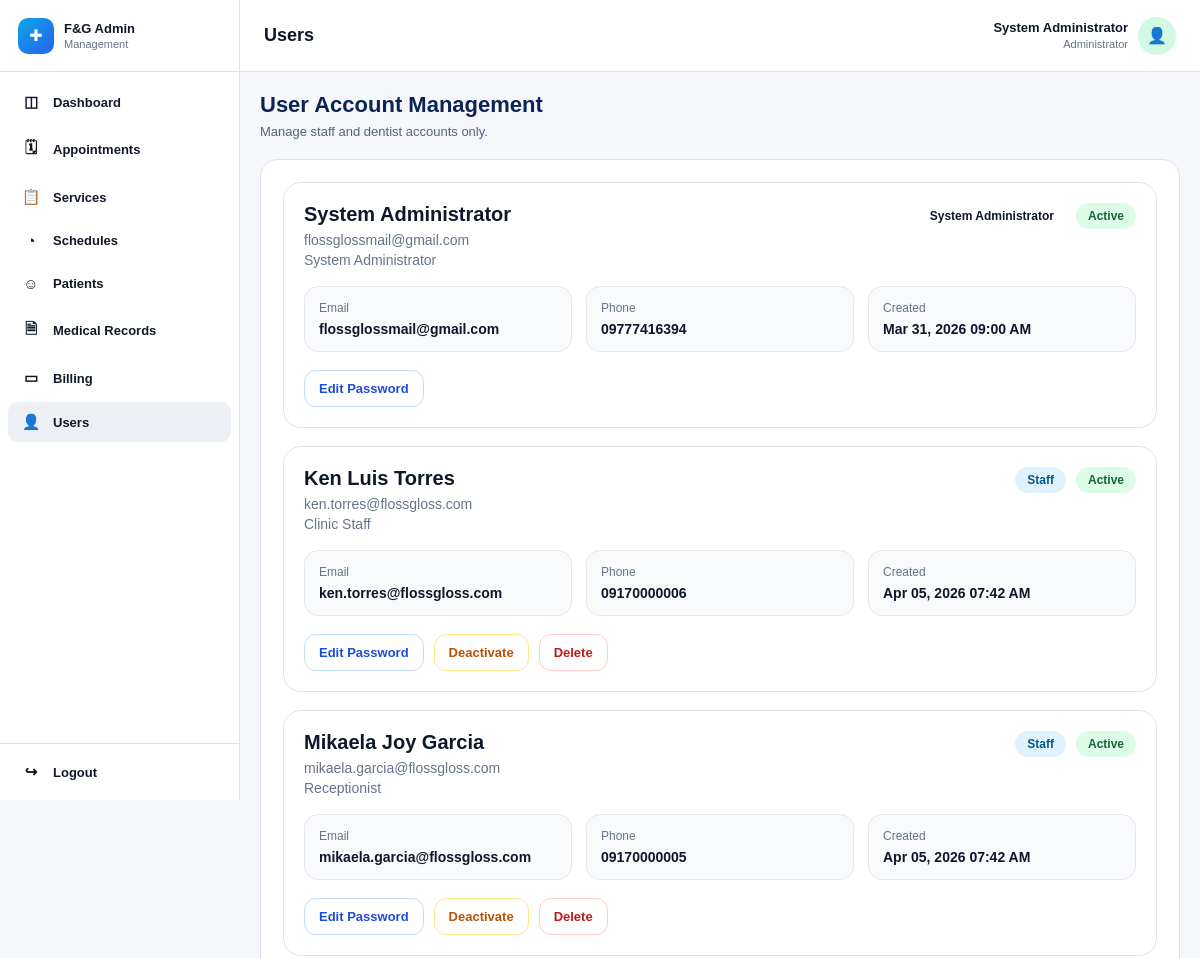
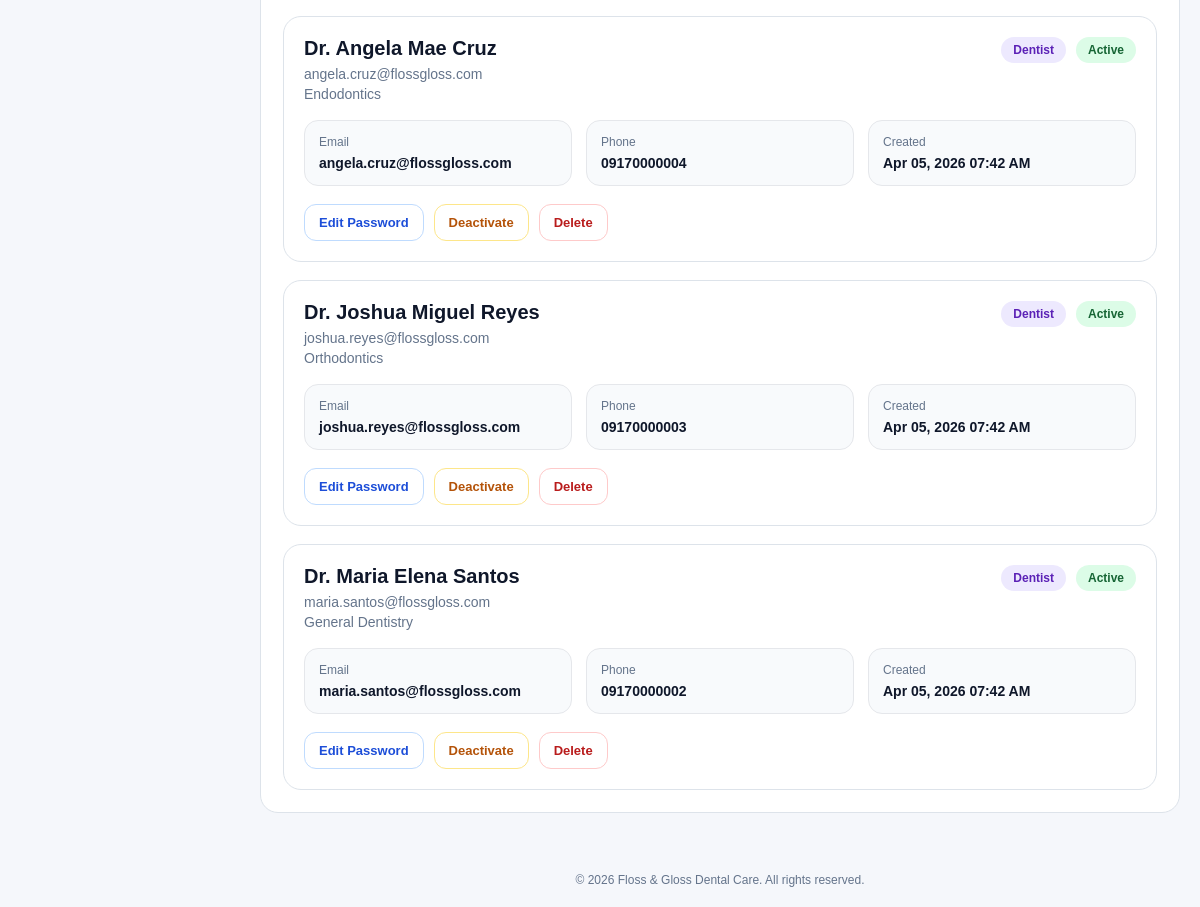
The page /admin/manage-users.php (signed in) on the database its author committed (2 pictures, top to bottom).
### tables this page shows
CREATE TABLE `users` (
  `user_id` int(11) NOT NULL,
  `role` enum('patient','staff','system_admin','dentist') NOT NULL,
  `email` varchar(150) NOT NULL,
  `phone` varchar(20) DEFAULT NULL,
  `password_hash` varchar(255) NOT NULL,
  `account_status` enum('active','inactive','deactivated','suspended') NOT NULL DEFAULT 'active',
  `email_verified` tinyint(1) NOT NULL DEFAULT 0,
  `created_at` timestamp NOT NULL DEFAULT current_timestamp(),
  `updated_at` timestamp NOT NULL DEFAULT current_timestamp() ON UPDATE current_timestamp()
);

CREATE TABLE `staff_profiles` (
  `staff_id` int(11) NOT NULL,
  `user_id` int(11) NOT NULL,
  `first_name` varchar(100) NOT NULL,
  `middle_name` varchar(100) DEFAULT NULL,
  `last_name` varchar(100) NOT NULL,
  `position` varchar(100) DEFAULT NULL,
  `created_by` int(11) DEFAULT NULL,
  `created_at` timestamp NOT NULL DEFAULT current_timestamp(),
  `updated_at` timestamp NOT NULL DEFAULT current_timestamp() ON UPDATE current_timestamp()
);

CREATE TABLE `dentist_profiles` (
  `dentist_id` int(11) NOT NULL,
  `user_id` int(11) NOT NULL,
  `first_name` varchar(100) NOT NULL,
  `middle_name` varchar(100) DEFAULT NULL,
  `last_name` varchar(100) NOT NULL,
  `specialization` varchar(150) DEFAULT NULL,
  `license_number` varchar(100) DEFAULT NULL,
  `bio` text DEFAULT NULL,
  `is_active` tinyint(1) NOT NULL DEFAULT 1,
  `created_at` timestamp NOT NULL DEFAULT current_timestamp(),
  `updated_at` timestamp NOT NULL DEFAULT current_timestamp() ON UPDATE current_timestamp()
);

### admin/manage-users.php (the view, shortened to what this page needs)
<?php
require_once '../config/database.php';
$user_id = (int)($_SESSION['user_id'] ?? 0);
$admin_name = "System Administrator";
$admin_role = "Administrator";
$users = [];
$users_sql = "
    SELECT
        u.user_id,
        u.role,
        u.email,
        u.phone,
        u.account_status,
        u.created_at,
        dp.first_name AS dentist_first_name,
        dp.middle_name AS dentist_middle_name,
        dp.last_name AS dentist_last_name,
        dp.specialization,
        sp.first_name AS staff_first_name,
        sp.middle_name AS staff_middle_name,
        sp.last_name AS staff_last_name,
        sp.position
    FROM users u
    LEFT JOIN dentist_profiles dp ON u.user_id = dp.user_id
    LEFT JOIN staff_profiles sp ON u.user_id = sp.user_id
    WHERE u.role IN ('system_admin', 'staff', 'dentist')
    ORDER BY
        CASE
            WHEN u.role = 'system_admin' THEN 1
            WHEN u.role = 'staff' THEN 2
            WHEN u.role = 'dentist' THEN 3
            ELSE 4
        END,
        u.created_at DESC,
        u.user_id DESC
";
$users_result = mysqli_query($conn, $users_sql);
if ($users_result) {
    while ($row = mysqli_fetch_assoc($users_result)) {
        if (($row['role'] ?? '') === 'dentist') {
            $full_name = trim(
                ($row['dentist_first_name'] ?? '') . ' ' .
                ($row['dentist_middle_name'] ?? '') . ' ' .
                ($row['dentist_last_name'] ?? '')
            );
            $display_name = $full_name !== ''
                ? 'Dr. ' . preg_replace('/\s+/', ' ', trim($full_name))
                : 'Unknown Dentist';
            $extra_info = !empty($row['specialization'])
                ? $row['specialization']
                : 'General Dentistry';
        } else {
            $full_name = trim(
                ($row['staff_first_name'] ?? '') . ' ' .
                ($row['staff_middle_name'] ?? '') . ' ' .
                ($row['staff_last_name'] ?? '')
            );
            if (($row['role'] ?? '') === 'system_admin') {
                $display_name = $full_name !== ''
                    ? preg_replace('/\s+/', ' ', trim($full_name))
                    : 'System Administrator';
                $extra_info = !empty($row['position'])
                    ? $row['position']
                    : 'System Administrator';
            } else {
                $display_name = $full_name !== ''
                    ? preg_replace('/\s+/', ' ', trim($full_name))
                    : 'Unknown Staff';
                $extra_info = !empty($row['position'])
                    ? $row['position']
                    : 'Clinic Staff';
            }
        }
        $row['display_name'] = $display_name;
        $row['extra_info'] = $extra_info;
        $row['is_current_user'] = ((int)$row['user_id'] === $user_id);
        $users[] = $row;
    }
}
include("../includes/admin-header.php");
include("../includes/admin-sidebar.php");
?>
<div class="main-area">
    <div class="topbar">
        <h1>Users</h1>
        <div class="admin-user">
            <div class="admin-meta">
                <strong><?php echo htmlspecialchars($admin_name); ?></strong>
                <span><?php echo htmlspecialchars($admin_role); ?></span>
            </div>
            <div class="admin-avatar">👤</div>
        </div>
    </div>
    <div class="content">
        <div class="page-top">
            <h2>User Account Management</h2>
            <p>Manage staff and dentist accounts only.</p>
        </div>
        <section class="panel">
            <div class="users-list">
                <?php if (!empty($users)): ?>
                    <?php foreach ($users as $row): ?>
                        <?php
                            $is_active = ($row['account_status'] === 'active');
                            $toggle_label = $is_active ? 'Deactivate' : 'Activate';
                            $toggle_confirm = $is_active
                                ? 'Deactivate this user account?'
                                : 'Activate this user account?';
                        ?>
                        <div class="user-card">
                            <div class="user-head">
                                <div>
                                    <div class="user-name"><?php echo htmlspecialchars($row['display_name']); ?></div>
                                    <div class="user-meta">
                                        <span><?php echo htmlspecialchars($row['email']); ?></span>
                                        <span><?php echo htmlspecialchars($row['extra_info']); ?></span>
                                    </div>
                                </div>
                                <div style="display:flex; gap:10px; flex-wrap:wrap;">
                                    <?php
                                    $role_label = ucfirst($row['role']);
                                    if ($row['role'] === 'system_admin') {
                                        $role_label = 'System Administrator';
                                    }
                                    ?>
                                    <span class="role-pill <?php echo htmlspecialchars($row['role']); ?>">
                                        <?php echo htmlspecialchars($role_label); ?>
                                    </span>
                                    <span class="status-pill <?php echo htmlspecialchars($row['account_status']); ?>">
                                        <?php echo htmlspecialchars(ucfirst($row['account_status'])); ?>
                                    </span>
                                </div>
                            </div>
                            <div class="user-info-grid">
                                <div class="info-box">
                                    <div class="label">Email</div>
                                    <div class="value"><?php echo htmlspecialchars($row['email'] ?: 'N/A'); ?></div>
                                </div>
                                <div class="info-box">
                                    <div class="label">Phone</div>
                                    <div class="value"><?php echo htmlspecialchars($row['phone'] ?: 'N/A'); ?></div>
                                </div>
                                <div class="info-box">
                                    <div class="label">Created</div>
                                    <div class="value">
                                        <?php
                                        echo !empty($row['created_at'])
                                            ? htmlspecialchars(date('M d, Y h:i A', strtotime($row['created_at'])))
                                            : 'N/A';
                                        ?>
                                    </div>
                                </div>
                            </div>
                            <div class="user-actions">
                                <button
                                    type="button"
                                    class="btn-primary"
                                    onclick="togglePasswordForm(<?php echo (int)$row['user_id']; ?>)"
                                >
                                    Edit Password
                                </button>
                                <?php if (empty($row['is_current_user'])): ?>
                                    <form method="POST" onsubmit="return confirm('<?php echo htmlspecialchars($toggle_confirm, ENT_QUOTES); ?>');">
                                        <button type="submit" class="btn-warning"><?php echo htmlspecialchars($toggle_label); ?></button>
                                    </form>
                                    <form method="POST" onsubmit="return confirm('Delete this user account? This will also remove the linked profile.');">
                                        <button type="submit" class="btn-danger">Delete</button>
                                    </form>
                                <?php endif; ?>
                            </div>
                        </div>
                    <?php endforeach; ?>
                <?php else: ?>
                    <div class="empty-state">No user accounts found.</div>
                <?php endif; ?>
            </div>
        </section>
        <?php include("../includes/admin-footer.php"); ?>

### includes/admin-header.php (style rules this page uses)
* { box-sizing: border-box; font-family: Arial, sans-serif; }
html, body { margin: 0; padding: 0; background: #f5f7fb; color: #0f172a; font-size: 14px; }
button, input, select, textarea { font: inherit; }

### includes/admin-sidebar.php (style rules this page uses)
.main-area { flex: 1; min-width: 0; margin-left: 240px; min-height: 100vh; display: flex; flex-direction: column; }

### admin/manage-users.php (style rules this page uses)
.topbar { position: sticky; top: 0; z-index: 900; min-height: 72px; background: #ffffff; border-bottom: 1px solid #dbe2ea; padding: 12px 24px; display: flex; justify-content: space-between; align-items: center; gap: 16px; }
.topbar h1 { margin: 0; font-size: 18px; font-weight: 700; }
.admin-user { display: flex; align-items: center; gap: 10px; }
.admin-meta { text-align: right; }
.admin-meta strong { display: block; font-size: 13px; }
.admin-meta span { color: #64748b; font-size: 11px; }
.admin-avatar { width: 38px; height: 38px; border-radius: 50%; background: #d1fae5; color: #059669; display: flex; align-items: center; justify-content: center; font-size: 16px; }
.content { flex: 1; display: flex; flex-direction: column; padding: 20px; gap: 20px; }
.page-top h2 { margin: 0; font-size: 22px; color: #0b2454; }
.page-top p { margin: 6px 0 0; color: #52637a; font-size: 13px; }
.panel { background: #ffffff; border: 1px solid #dde3ea; border-radius: 18px; padding: 22px; }
.users-list { display: flex; flex-direction: column; gap: 18px; }
.user-card { border: 1px solid #dde3ea; border-radius: 18px; padding: 20px; background: #fff; }
.user-head { display: flex; justify-content: space-between; gap: 16px; align-items: flex-start; margin-bottom: 18px; }
.user-name { font-size: 20px; font-weight: 700; color: #0f172a; margin-bottom: 6px; }
.user-meta { color: #64748b; font-size: 14px; display: flex; flex-direction: column; gap: 4px; }
.status-pill, .role-pill { display: inline-flex; align-items: center; justify-content: center; padding: 7px 12px; border-radius: 999px; font-size: 12px; font-weight: 700; line-height: 1; white-space: nowrap; }
.status-pill.active { background: #dcfce7; color: #166534; }
.role-pill.staff { background: #e0f2fe; color: #075985; }
.role-pill.dentist { background: #ede9fe; color: #5b21b6; }
.user-info-grid { display: grid; grid-template-columns: repeat(3, 1fr); gap: 14px; margin-bottom: 18px; }
.info-box { background: #f8fafc; border: 1px solid #e5e7eb; border-radius: 14px; padding: 14px; }
.info-box .label { font-size: 12px; color: #64748b; margin-bottom: 6px; }
.info-box .value { font-size: 14px; font-weight: 600; color: #0f172a; word-break: break-word; }
.user-actions { display: flex; gap: 10px; flex-wrap: wrap; align-items: center; }
.user-actions form { margin: 0; }
.btn-danger, .btn-warning, .btn-primary, .btn-secondary { border-radius: 12px; padding: 10px 14px; font-size: 13px; font-weight: 700; cursor: pointer; text-decoration: none; background: #fff; }
.btn-primary { border: 1px solid #bfdbfe; color: #1d4ed8; }
.btn-warning { border: 1px solid #fde68a; color: #b45309; }
.btn-danger { border: 1px solid #fecaca; color: #b91c1c; }

### rows shown on the page
users: display_name "System Administrator", email "flossglossmail@gmail.com", extra_info "System Administrator", role "System Administrator", account_status "Active", phone "09777416394", created_at "Mar 31, 2026 09:00 AM"
staff_profiles: display_name "Ken Luis Torres", user.email "ken.torres@flossgloss.com", position "Clinic Staff", user.role "Staff", user.account_status "Active", user.phone "09170000006", user.created_at "Apr 05, 2026 07:42 AM", user.account_status "Deactivate"
staff_profiles: display_name "Mikaela Joy Garcia", user.email "mikaela.garcia@flossgloss.com", position "Receptionist", user.role "Staff", user.account_status "Active", user.phone "09170000005", user.created_at "Apr 05, 2026 07:42 AM", user.account_status "Deactivate"
dentist_profiles: display_name "Dr. Angela Mae Cruz", user.email "angela.cruz@flossgloss.com", specialization "Endodontics", user.role "Dentist", user.account_status "Active", user.phone "09170000004", user.created_at "Apr 05, 2026 07:42 AM", user.account_status "Deactivate"
dentist_profiles: display_name "Dr. Joshua Miguel Reyes", user.email "joshua.reyes@flossgloss.com", specialization "Orthodontics", user.role "Dentist", user.account_status "Active", user.phone "09170000003", user.created_at "Apr 05, 2026 07:42 AM", user.account_status "Deactivate"
dentist_profiles: display_name "Dr. Maria Elena Santos", user.email "maria.santos@flossgloss.com", specialization "General Dentistry", user.role "Dentist", user.account_status "Active", user.phone "09170000002", user.created_at "Apr 05, 2026 07:42 AM", user.account_status "Deactivate"

### other values the page prints
$admin_name "System Administrator"
$admin_role "Administrator"
